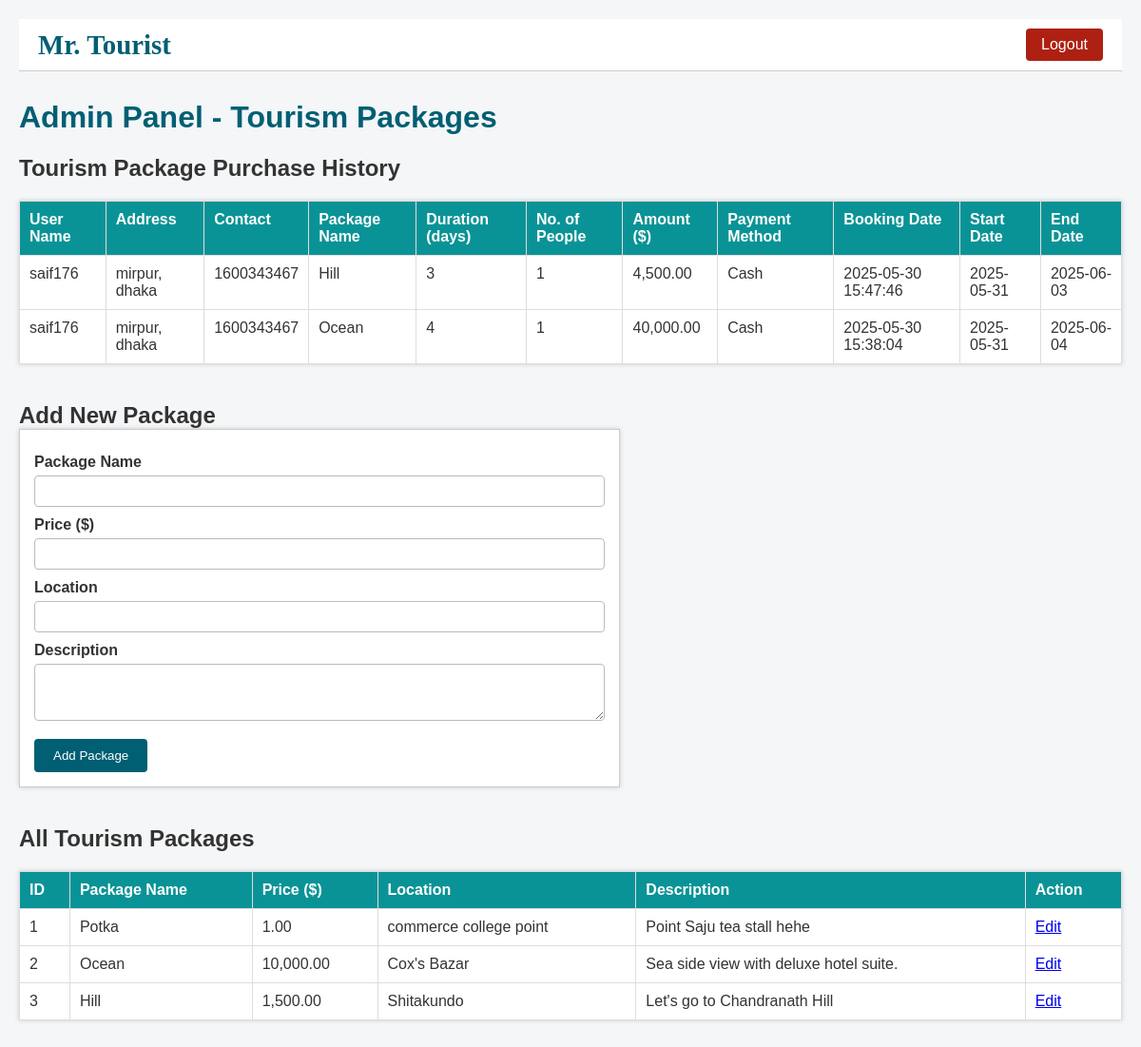
Page /admin_panel.php on the committed database.
### tables this page shows
CREATE TABLE `booking` (
  `booking_id` int(11) NOT NULL,
  `user_id` int(11) DEFAULT NULL,
  `full_name` varchar(100) NOT NULL,
  `address` varchar(255) NOT NULL,
  `contact` varchar(20) NOT NULL,
  `no_of_people` int(11) NOT NULL,
  `amount` decimal(10,2) NOT NULL,
  `payment_method` varchar(50) NOT NULL,
  `booking_date` timestamp NOT NULL DEFAULT current_timestamp(),
  `start_date` date DEFAULT NULL,
  `end_date` date DEFAULT NULL,
  `package_id` int(11) DEFAULT NULL,
  `duration` int(11) DEFAULT NULL
);

CREATE TABLE `packages` (
  `package_id` int(11) NOT NULL,
  `package_name` varchar(100) DEFAULT NULL,
  `price` decimal(10,2) DEFAULT NULL,
  `description` text DEFAULT NULL,
  `location` text DEFAULT NULL
);

### admin_panel.php (the view, shortened to what this page needs)
<?php
$host = "localhost";
$user = "root";
$pass = "";
$db = "tourist";
$conn = new mysqli($host, $user, $pass, $db);
$packages_result = $conn->query("SELECT * FROM packages ORDER BY package_id ASC");
$purchase_history = [];
$sql = "SELECT b.booking_id, b.full_name, b.address, b.contact, b.no_of_people, b.amount,
        b.payment_method, b.booking_date, b.start_date, b.end_date, b.duration, p.package_name
        FROM booking b
        LEFT JOIN packages p ON b.package_id = p.package_id
        ORDER BY b.booking_date DESC";
$result = $conn->query($sql);
if ($result) {
    while ($row = $result->fetch_assoc()) {
        $purchase_history[] = $row;
    }
}
$edit_package = null;
?>
<!DOCTYPE html>
<html lang="en">
<head>
</head>
<body>
<nav>
    <div class="nav__logo"><a href="index.php">Mr. Tourist</a></div>
    <div class="nav__links">
        <a href="admin_logout.php" class="logout-btn">Logout</a>
    </div>
</nav>
<h1>Admin Panel - Tourism Packages</h1>
<div class="section">
    <h2>Tourism Package Purchase History</h2>
    <table>
        <thead>
            <tr>
                <th>User Name</th>
                <th>Address</th>
                <th>Contact</th>
                <th>Package Name</th>
                <th>Duration (days)</th>
                <th>No. of People</th>
                <th>Amount ($)</th>
                <th>Payment Method</th>
                <th>Booking Date</th>
                <th>Start Date</th>
                <th>End Date</th>
            </tr>
        </thead>
        <tbody>
            <?php if (count($purchase_history) === 0): ?>
                <tr><td colspan="11" style="text-align:center;">No purchases found.</td></tr>
            <?php else: ?>
                <?php foreach ($purchase_history as $purchase): ?>
                <tr>
                    <td><?= htmlspecialchars($purchase['full_name']) ?></td>
                    <td><?= htmlspecialchars($purchase['address']) ?></td>
                    <td><?= htmlspecialchars($purchase['contact']) ?></td>
                    <td><?= htmlspecialchars($purchase['package_name'] ?? 'N/A') ?></td>
                    <td><?= htmlspecialchars($purchase['duration'] ?? 'N/A') ?></td>
                    <td><?= htmlspecialchars($purchase['no_of_people']) ?></td>
                    <td><?= number_format($purchase['amount'], 2) ?></td>
                    <td><?= htmlspecialchars($purchase['payment_method']) ?></td>
                    <td><?= htmlspecialchars($purchase['booking_date']) ?></td>
                    <td><?= htmlspecialchars($purchase['start_date']) ?></td>
                    <td><?= htmlspecialchars($purchase['end_date']) ?></td>
                </tr>
                <?php endforeach; ?>
            <?php endif; ?>
        </tbody>
    </table>
</div>
<div class="section">
    <div class="flex">
        <h2><?= $edit_package ? "Edit Package" : "Add New Package" ?></h2>
    </div>
    <form method="post" action="<?= $_SERVER['PHP_SELF'] ?>">
        <label for="package_name">Package Name</label>
        <input type="text" id="package_name" name="package_name" required value="<?= $edit_package ? htmlspecialchars($edit_package['package_name']) : '' ?>" />
        <label for="price">Price ($)</label>
        <input type="number" step="0.01" min="0" id="price" name="price" required value="<?= $edit_package ? $edit_package['price'] : '' ?>" />
        <label for="location">Location</label>
        <input type="text" id="location" name="location" required value="<?= $edit_package ? htmlspecialchars($edit_package['location']) : '' ?>" />
        <label for="description">Description</label>
        <textarea id="description" name="description" required><?= $edit_package ? htmlspecialchars($edit_package['description']) : '' ?></textarea>
        <?php if ($edit_package): ?>
            <button type="submit" name="update">Update Package</button>
            <button type="submit" name="delete" class="delete" onclick="return confirm('Are you sure you want to delete this package?')">Delete Package</button>
        <?php else: ?>
            <button type="submit" name="create">Add Package</button>
        <?php endif; ?>
    </form>
</div>
<div class="section">
    <h2>All Tourism Packages</h2>
    <table>
        <thead>
            <tr>
                <th>ID</th>
                <th>Package Name</th>
                <th>Price ($)</th>
                <th>Location</th>
                <th>Description</th>
                <th>Action</th>
            </tr>
        </thead>
        <tbody>
            <?php while ($package = $packages_result->fetch_assoc()): ?>
            <tr>
                <td><?= $package['package_id'] ?></td>
                <td><?= htmlspecialchars($package['package_name']) ?></td>
                <td><?= number_format($package['price'], 2) ?></td>
                <td><?= htmlspecialchars($package['location']) ?></td>
                <td><?= htmlspecialchars($package['description']) ?></td>
                <td><a href="?edit=<?= $package['package_id'] ?>">Edit</a></td>
            </tr>
            <?php endwhile; ?>
        </tbody>
    </table>
</div>
</body>
</html>

### admin_panel.php (style rules this page uses)
body { font-family: Arial, sans-serif; margin: 20px; background: #f4f6f8; color: #333; }
h1 { color: #005f73; }
table { width: 100%; border-collapse: collapse; margin-bottom: 30px; background: #fff; box-shadow: 0 0 5px #ccc; }
th, td { padding: 10px; border: 1px solid #ddd; text-align: left; vertical-align: top; }
th { background: #0a9396; color: #fff; }
form { background: #fff; padding: 15px; border: 1px solid #ccc; max-width: 600px; box-shadow: 0 0 5px #ccc; }
label { display: block; margin-top: 10px; font-weight: bold; }
input[type="text"], input[type="number"], textarea { width: 100%; padding: 8px; margin-top: 5px; border: 1px solid #bbb; border-radius: 4px; box-sizing: border-box; }
textarea { resize: vertical; min-height: 60px; }
button { margin-top: 15px; padding: 10px 20px; background: #005f73; color: #fff; border: none; border-radius: 4px; cursor: pointer; }
.section { margin-bottom: 40px; }
.flex { display: flex; align-items: center; justify-content: space-between; }
.flex h2 { margin: 0; }
nav { display: flex; justify-content: space-between; align-items: center; background-color: #fff; padding: 10px 20px; border-bottom: 1px solid #ccc; margin-bottom: 30px; }
.nav__logo a { font-size: 1.8rem; font-weight: 600; color: #005f73; font-family: "Playfair Display", serif; text-decoration: none; }
.nav__links { list-style: none; display: flex; align-items: center; gap: 1.5rem; }
.logout-btn { background: #ae2012; color: white; border: none; padding: 8px 16px; border-radius: 4px; font-size: 1rem; cursor: pointer; text-decoration: none; }

### rows in the picture
booking: full_name "saif176", address "mirpur, dhaka", contact "1600343467", package.package_name "Hill", duration "3", no_of_people "1", amount "4,500.00", payment_method "Cash", booking_date "2025-05-30 15:47:46", start_date "2025-05-31", end_date "2025-06-03"
booking: full_name "saif176", address "mirpur, dhaka", contact "1600343467", package.package_name "Ocean", duration "4", no_of_people "1", amount "40,000.00", payment_method "Cash", booking_date "2025-05-30 15:38:04", start_date "2025-05-31", end_date "2025-06-04"
packages: package_id "1", package_name "Potka", price "1.00", location "commerce college point", description "Point Saju tea stall hehe"
packages: package_id "2", package_name "Ocean", price "10,000.00", location "Cox's Bazar", description "Sea side view with deluxe hotel suite."
packages: package_id "3", package_name "Hill", price "1,500.00", location "Shitakundo", description "Let's go to Chandranath Hill"
